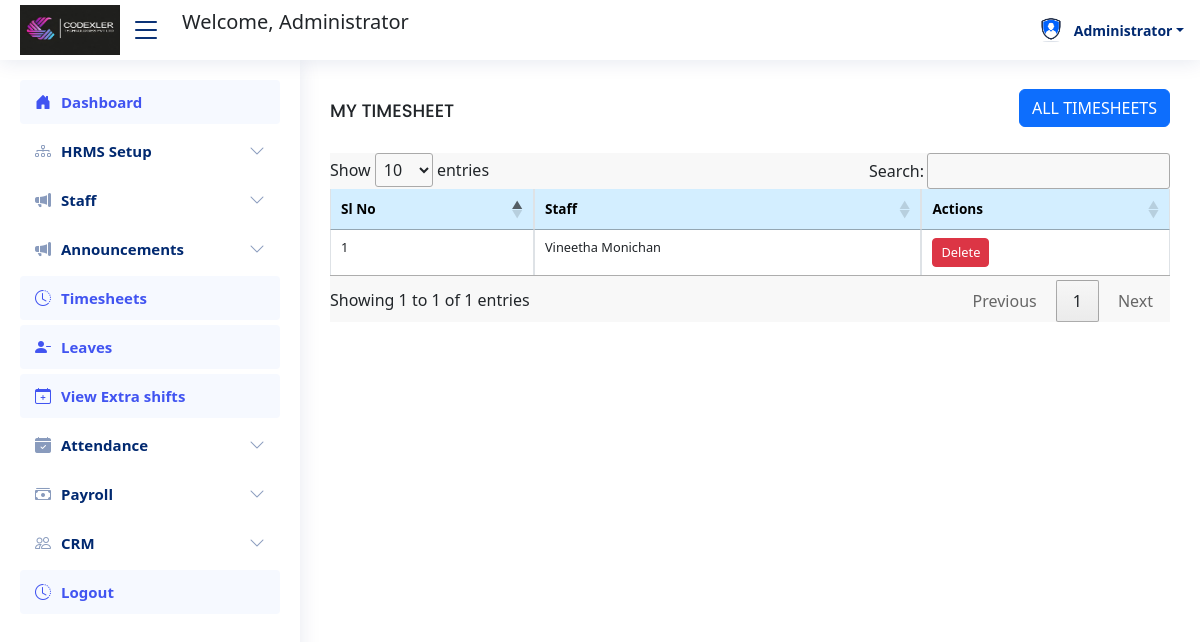
Screenshot of /all_view_timesheet_admin (signed in) with the database file from the repository.
### codex_app/models.py (models this page shows, shortened)
class Registration(models.Model):
    Emp_Id = models.CharField(max_length=200, null=True, blank=True)
    First_name = models.CharField(max_length=200, null=True, blank=True)
    department = models.ForeignKey(
        Department,
        on_delete=models.SET_NULL,
        null=True,
        blank=True
    )
    designation = models.ForeignKey(
        Designation,
        on_delete=models.SET_NULL,
        null=True,
        blank=True
    )
    Email = models.EmailField(max_length=200, null=True, blank=True)
    Password = models.CharField(max_length=200, null=True, blank=True)
    Mobile_Number = models.CharField(max_length=200, null=True, blank=True)
    Registration_date = models.DateField(null=True, blank=True)
    Image = models.ImageField(upload_to='images/', null=True, blank=True)
    Gender = models.CharField(max_length=200, null=True, blank=True)
    Address = models.CharField(max_length=1000, null=True, blank=True)
    Location = models.CharField(max_length=1000, null=True, blank=True)
    User_role = models.CharField(max_length=200, null=True, blank=True)
    user = models.OneToOneField(
        User,
        on_delete=models.CASCADE,
        null=True,
        blank=True
    )
    def __str__(self):
        return self.First_name or "Employee"

class Create_Timesheet_Line(models.Model):
    timesheet = models.ForeignKey(
        Create_Timesheet,
        on_delete=models.CASCADE,
        related_name="timesheet_lines",
        null=True,
        blank=True
    )
    staff_list = models.ForeignKey(
        Registration,
        on_delete=models.CASCADE,
        related_name="timesheet_lines",
        null=True,
        blank=True
    )
    project_name = models.CharField(max_length=200, null=True, blank=True)
    project_no = models.CharField(max_length=200, null=True, blank=True)
    remarks = models.CharField(max_length=200, null=True, blank=True)
    date = models.DateField(null=True, blank=True)
    total_hours_taken = models.IntegerField(default=0, null=True, blank=True)
    duration_hours = models.IntegerField(default=0, null=True, blank=True)
    duration_minutes = models.IntegerField(default=0, null=True, blank=True)
    STATUS_CHOICES = (
        ('Pending', 'Pending'),
        ('Ongoing', 'Ongoing'),
        ('Completed', 'Completed'),
    )
    status = models.CharField(
        max_length=20,
        choices=STATUS_CHOICES,
        default='Pending'
    )

### codex_app/views.py (the view)
# urls.py: path('all_view_timesheet_admin', views.all_view_timesheet_admin, name='all_view_timesheet_admin'),
def all_view_timesheet_admin(request):
    bok = get_object_or_404(Registration, id=request.session.get('logg'))
    view_s =  Registration.objects.filter(User_role = 'employee')
    all_timesheet = Create_Timesheet_Line.objects.all()
    if all_timesheet.exists():  # Ensure there's at least one timesheet
        timesheet = all_timesheet.first()  # Get the first timesheet line
        t = Create_Timesheet.objects.filter(id=timesheet.timesheet_id)
    else:
        t = Create_Timesheet.objects.none()  # Return an empty queryset if no timesheets exist
    return render(request, 'all_view_timesheet_admin.html', {
        't': t,
        'bok': bok,
        'all_timesheet': all_timesheet,
        'view_s':view_s
    })

### templates/all_view_timesheet_admin.html (shortened to what this page needs)
{% include 'admin_navbar.html' %}
{% load static %}
<!DOCTYPE html>
<html lang="en">
<head>
    <link href="https://cdn.jsdelivr.net/npm/bootstrap@5.3.0/dist/css/bootstrap.min.css" rel="stylesheet">
    <link rel="stylesheet" href="https://pro.fontawesome.com/releases/v5.10.0/css/all.css">
    <link rel="stylesheet" href="https://cdn.datatables.net/1.13.4/css/jquery.dataTables.min.css">
</head>
  <main id="main" class="main">
    <div class="d-flex justify-content-between align-items-center mt-0.15">
        <h3 class="card-title">MY TIMESHEET</h3>
        <button type="button" class="btn btn-primary" onclick="location.href='{% url 'view_all_timesheets_admins' %}'">
          ALL TIMESHEETS
        </button>
      </div>
    <div class="table-responsive mt-3"  style="background-color: #f8f8f8;">
      <table id="timesheetTable" class="table table-sm table-bordered">
        <thead style="background-color: #D3EEFF; color: black; font-size: 0.85rem;">
            <tr>
                   <th style="background-color: #D3EEFF;color: black;">Sl No</th>
                   <th style="background-color: #D3EEFF;color: black;">Staff</th>
                   <th style="background-color: #D3EEFF;color: black;">Actions</th>
            </tr>
        </thead>
        <tbody style="font-size: 0.8rem;" id="timesheet-body">
            {% for timesheet in all_timesheet|dictsortreversed:"id" %}
                <tr class="timesheet-row" data-staff-id="{{ timesheet.staff_list.id }}">
                    <td>{{ forloop.counter }}</td>
                    <td>
                        <a href="{% url 'view_staff_detail' timesheet.staff_list.id %}" class="no-underline">
                            {{ timesheet.staff_list }}
                        </a>
                    </td>
                    <td class="d-flex gap-1">
                        <a href="#" class="btn btn-danger btn-sm" onclick="return confirmDelete('{% url 'delete_timesheet_staff_all' timesheet.id %}');" style="font-size: 0.8rem;">Delete</a>
                    </td>
                </tr>
            {% endfor %}
        </tbody>
    </table>
    </div>
  </main>
</body>
</html>

### templates/admin_navbar.html (shortened to what this page needs)
{% load static %}
<!DOCTYPE html>
<html lang="en">
<head>
  <link rel="stylesheet" href="https://pro.fontawesome.com/releases/v5.10.0/css/all.css">
  <link rel="stylesheet" href="https://cdn.jsdelivr.net/npm/bootstrap@5.3.0/dist/css/bootstrap.min.css">
  <link rel="stylesheet" href="{% static 'assets/vendor/bootstrap-icons/bootstrap-icons.css' %}">
  <link rel="stylesheet" href="{% static 'assets/vendor/boxicons/css/boxicons.min.css' %}">
  <link rel="stylesheet" href="{% static 'assets/vendor/quill/quill.snow.css' %}">
  <link rel="stylesheet" href="{% static 'assets/vendor/remixicon/remixicon.css' %}">
  <link rel="stylesheet" href="{% static 'assets/vendor/simple-datatables/style.css' %}">
  <link rel="stylesheet" href="{% static 'assets/css/style.css' %}">
</head>
<body>
  <header id="header" class="header fixed-top d-flex align-items-center" >
    <div class="d-flex align-items-center justify-content-between" >
      <a href=""><img src="{% static 'logo_c_frame.jpeg' %}" width="100" height="50" alt=""></a>
      <i class="bi bi-list toggle-sidebar-btn"></i>
    </div>
    <div class="search-bar" >
      <p style="font-size:20px;">Welcome, {{ bok.First_name }}
     </p>
    </div>
    <nav class="header-nav ms-auto">
      <ul class="d-flex align-items-center" >
        <li class="nav-item dropdown pe-3" >
          <a class="nav-link nav-profile d-flex align-items-center pe-0" href="#" data-bs-toggle="dropdown" style="background-color: white;">
            <img src="/media/{{ bok.Image }}" alt="" width="30" style="background-color: white;">
            <span class="d-none d-md-block dropdown-toggle ps-2" style="background-color: white;">{{ bok.First_name }}</span>
          </a>
        </li>
      </ul>
    </nav>
  </header>
  <aside id="sidebar" class="sidebar" >
    <ul class="sidebar-nav" id="sidebar-nav">
      <li class="nav-item">
        <a class="nav-link {% if request.resolver_match.url_name == 'admin_home' %}active{% endif %}" href="{% url 'admin_home' %}" >
          <i class="bi bi-house-door-fill"></i> Dashboard
        </a>
      </li>
          <li class="nav-item">
    <a class="nav-link collapsed"
       data-bs-target="#hrms-nav"
       data-bs-toggle="collapse"
       href="#">
        <i class="bi bi-diagram-3"></i>
        <span>HRMS Setup</span>
        <i class="bi bi-chevron-down ms-auto"></i>
    </a>
</li>
      <li class="nav-item">
  <a class="nav-link collapsed"
     data-bs-toggle="collapse"
     href="#employee-nav">
    <i class="bi bi-megaphone-fill"></i>
    <span>Staff</span>
    <i class="bi bi-chevron-down ms-auto"></i>
  </a>
</li>
<li class="nav-item">
  <a class="nav-link collapsed"
     data-bs-toggle="collapse"
     href="#announcement-nav">
    <i class="bi bi-megaphone-fill"></i>
    <span>Announcements</span>
    <i class="bi bi-chevron-down ms-auto"></i>
  </a>
</li>
      <li class="nav-item">
        <a class="nav-link {% if request.resolver_match.url_name == 'all_view_timesheet_admin' %}active{% endif %}" href="{% url 'all_view_timesheet_admin' %}" >
          <i class="bi bi-clock-history" ></i> Timesheets
        </a>
      </li>
      <li class="nav-item">
        <a class="nav-link {% if request.resolver_match.url_name == 'view_leaves_admin_all' %}active{% endif %}" href="{% url 'view_leaves_admin_all' %}">
          <i class="bi bi-person-dash-fill"></i> Leaves
        </a>
      </li>
      <li class="nav-item">
        <a class="nav-link {% if request.resolver_match.url_name == 'view_additional_days_admin' %}active{% endif %}" href="{% url 'view_additional_days_admin' %}" >
          <i class="bi bi-calendar-plus" ></i> View Extra shifts
        </a>
      </li>
     <li class="nav-item">
    <a class="nav-link collapsed"
       data-bs-toggle="collapse"
       href="#attendanceMenu">
        <i class="bi bi-calendar-check-fill"></i>
        <span>Attendance</span>
        <i class="bi bi-chevron-down ms-auto"></i>
    </a>
</li>
<li class="nav-item">
  <a class="nav-link collapsed"
     data-bs-target="#payroll-nav"
     data-bs-toggle="collapse"
     href="#"
    >
    <i class="bi bi-cash-stack" ></i>
    Payroll
    <i class="bi bi-chevron-down ms-auto"></i>
  </a>
</li>
      <li class="nav-item">
    <a class="nav-link collapsed"
       data-bs-target="#crm-nav"
       data-bs-toggle="collapse"
       href="#">
        <i class="bi bi-people"></i>
        <span>CRM</span>
        <i class="bi bi-chevron-down ms-auto"></i>
    </a>
</li>
   <li class="nav-item">
        <a class="nav-link {% if request.resolver_match.url_name == 'logout' %}active{% endif %}" href="{% url 'logout' %}" >
          <i class="bi bi-clock-history" ></i> Logout
        </a>
      </li>
    </ul>
  </aside>
</body>
</html>

### static/assets/css/style.css (style rules this page uses)
:root { scroll-behavior: smooth; }
body { font-family: "Open Sans", sans-serif; background: #f6f9ff; color: #444444; }
a { color: #4154f1; text-decoration: none; }
h1, h2, h3, h4, h5, h6 { font-family: "Nunito", sans-serif; }
#main { margin-top: 60px; padding: 20px 30px; transition: all 0.3s; }
.card-title { padding: 20px 0 15px 0; font-size: 18px; font-weight: 500; color: #012970; font-family: "Poppins", sans-serif; }
.header { transition: all 0.5s; z-index: 997; height: 60px; box-shadow: 0px 2px 20px rgba(1, 41, 112, 0.1); background-color: #fff; padding-left: 20px; }
.header .toggle-sidebar-btn { font-size: 32px; padding-left: 10px; cursor: pointer; color: #012970; }
.header .search-bar { min-width: 360px; padding: 0 20px; }
.header-nav ul { list-style: none; }
.header-nav>ul { margin: 0; padding: 0; }
.header-nav .nav-profile { color: #012970; }
.header-nav .nav-profile img { max-height: 36px; }
.header-nav .nav-profile span { font-size: 14px; font-weight: 600; }
.sidebar { position: fixed; top: 60px; left: 0; bottom: 0; width: 300px; z-index: 996; transition: all 0.3s; padding: 20px; overflow-y: auto; scrollbar-width: thin; scrollbar-color: #aab7cf transparent; box-shadow: 0px 0px 20px rgba(1, 41, 112, 0.1); background-color: #fff; }
@media (min-width: 1200px) { #main, #footer { margin-left: 300px; } }
.sidebar-nav { padding: 0; margin: 0; list-style: none; }
.sidebar-nav li { padding: 0; margin: 0; list-style: none; }
.sidebar-nav .nav-item { margin-bottom: 5px; }
.sidebar-nav .nav-link { display: flex; align-items: center; font-size: 15px; font-weight: 600; color: #4154f1; transition: 0.3; background: #f6f9ff; padding: 10px 15px; border-radius: 4px; }
.sidebar-nav .nav-link i { font-size: 16px; margin-right: 10px; color: #4154f1; }
.sidebar-nav .nav-link.collapsed { color: #012970; background: #fff; }
.sidebar-nav .nav-link.collapsed i { color: #899bbd; }
.sidebar-nav .nav-link .bi-chevron-down { margin-right: 0; transition: transform 0.2s ease-in-out; }

### templates/all_view_timesheet_admin.html (style rules this page uses)
.no-underline { text-decoration: none; color: inherit; }

### rows the page displays
Registration: First_name "Administrator", Image (picture)
Create_Timesheet_Line: staff_list "Vineetha Monichan"
